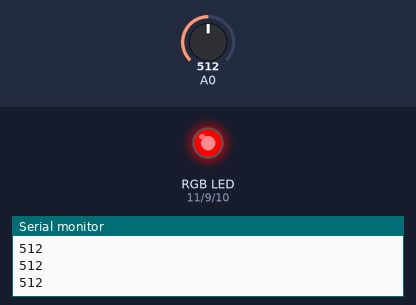
Recording of a sketch running on a simulated Arduino Uno, built with avr-gcc and run on an emulated ATmega328P. Parts: an RGB LED mixed from three pins (HIGH = lit), the last lines printed to the serial monitor. Inputs (shaded band) come from the test bench; at power-on: A0 = 512.

Above: at 1.2 s.
1.3 s: A0 set to 495
At 2.3 s:
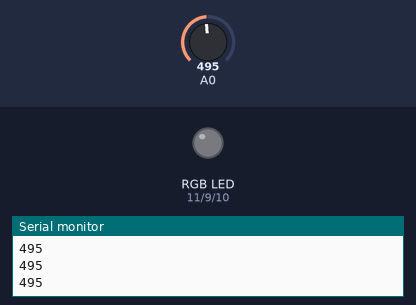
2.8 s: A0 set to 1000
At 3.6 s:
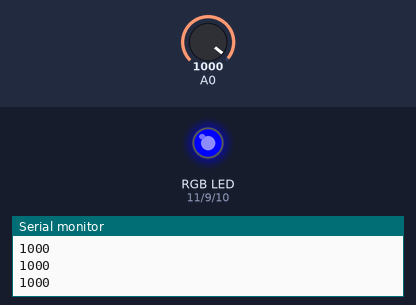
4.3 s: A0 set to 1018
At 4.7 s:
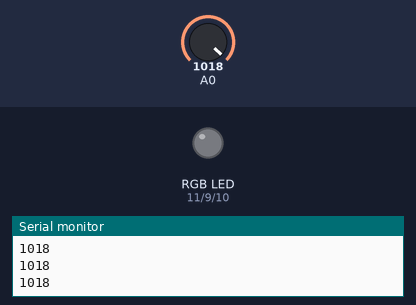
5.8 s: A0 set to 1023
At 7.0 s:
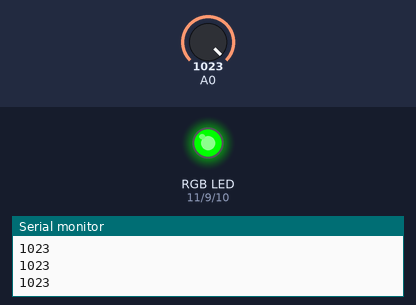
7.3 s: A0 set to 511
At 8.2 s:
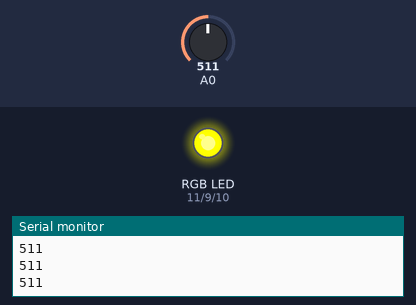
8.8 s: A0 set to 306
At 9.2 s:
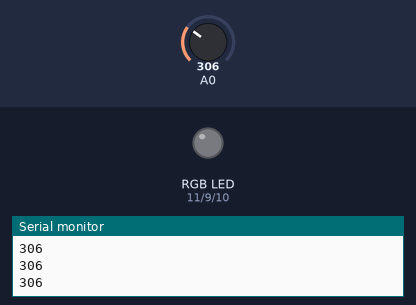
Timing chart, 0 to 11.3 s (numbered marks = the images above; inputs shaded):
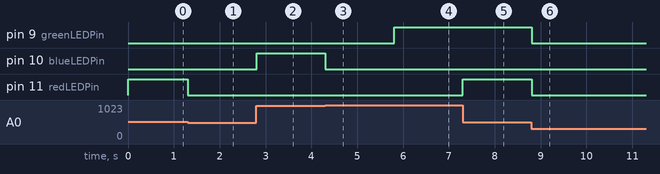

The sketch:

rgbColorTest.ino
```cpp
const int redLEDPin = 11;
const int greenLEDPin = 9;
const int blueLEDPin = 10;

const int redPin = A3;
const int greenPin = A2;
const int bluePin = A1;

int redValue = 0;
int greenValue = 0;
int blueValue = 0;

int redButtonValue = 0;
int greenButtonValue = 0;
int blueButtonValue = 0;

/*int redSwitchState = 0;
int greenSwitchState = 0;
int blueSwitchState = 0;*/

void setup() {
  // put your setup code here, to run once:
  Serial.begin(9600);

  pinMode(redLEDPin, OUTPUT);
  pinMode(greenLEDPin, OUTPUT);
  pinMode(blueLEDPin, OUTPUT);
}

void loop() {
  // put your main code here, to run repeatedly:
  /*redSwitchState = digitalRead(3);
  greenSwitchState = digitalRead(2);
  blueSwitchState = digitalRead(1);*/

  int keyValue = analogRead(A0);
  Serial.println(keyValue);

  if (keyValue == 1023) {
      digitalWrite(9, 255);
  } else if (keyValue >= 990 && keyValue <= 1010) {
      digitalWrite(10, 255);
  } else if (keyValue >= 505 && keyValue <= 515) {
      digitalWrite(11, 255);
  } else {
      digitalWrite(9, 0);
      digitalWrite(10, 0);
      digitalWrite(11, 0);
  }
}
```

Measured:
- the behaviour switches between 505 and 504 on A0 (found by bisection; images 0 and 1)
- the behaviour switches between 1010 and 1011 on A0 (found by bisection; images 2 and 3)
- after the input at 1.3 s, pin 11 (redLEDPin): HIGH → LOW at once
- after the input at 2.8 s, pin 10 (blueLEDPin): LOW → HIGH at once
- after the input at 4.3 s, pin 10 (blueLEDPin): HIGH → LOW at once
- after the input at 5.8 s, pin 9 (greenLEDPin): LOW → HIGH at once
- after the input at 7.3 s, pin 11 (redLEDPin): LOW → HIGH at once
- after the input at 8.8 s, pin 9 (greenLEDPin), pin 11 (redLEDPin): HIGH → LOW at once
